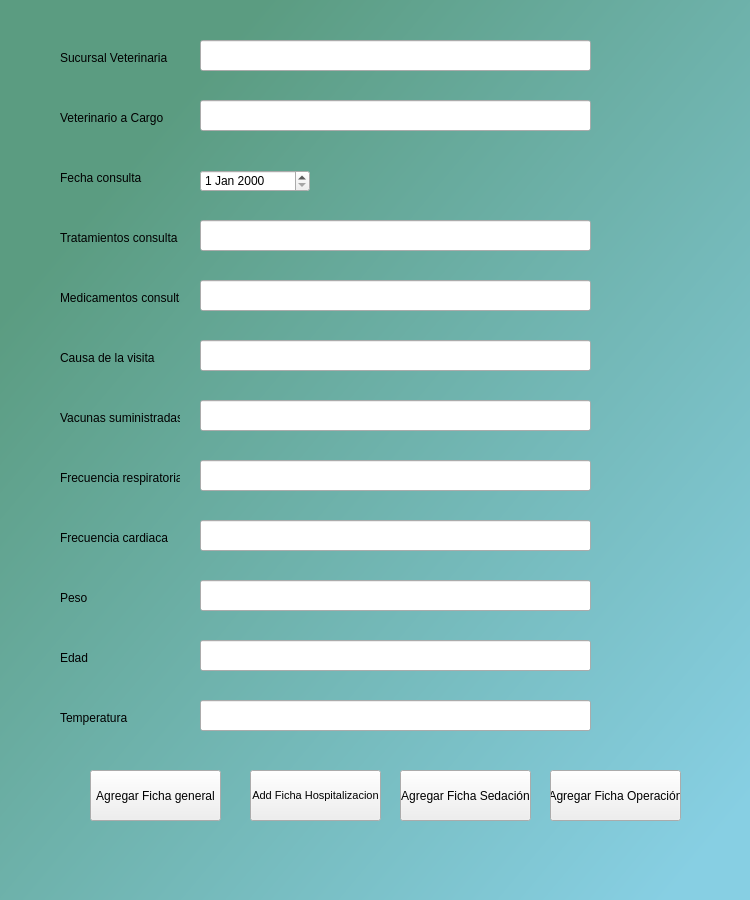
<?xml version="1.0" encoding="UTF-8"?>
<ui version="4.0">
 <class>MainWindow</class>
 <widget class="QMainWindow" name="MainWindow">
  <property name="geometry">
   <rect>
    <x>0</x>
    <y>0</y>
    <width>750</width>
    <height>900</height>
   </rect>
  </property>
  <property name="minimumSize">
   <size>
    <width>750</width>
    <height>900</height>
   </size>
  </property>
  <property name="maximumSize">
   <size>
    <width>750</width>
    <height>900</height>
   </size>
  </property>
  <property name="windowTitle">
   <string>MainWindow</string>
  </property>
  <property name="styleSheet">
   <string notr="true">QWidget#centralwidget{
background-color: qlineargradient(spread:pad, x1:0, y1:0, x2:1, y2:1, stop:0.176136 rgba(91, 156, 129, 255), stop:0.943182 rgba(135, 207, 227, 255));}</string>
  </property>
  <widget class="QWidget" name="centralwidget">
   <widget class="QLabel" name="label">
    <property name="geometry">
     <rect>
      <x>60</x>
      <y>40</y>
      <width>120</width>
      <height>35</height>
     </rect>
    </property>
    <property name="text">
     <string>Sucursal Veterinaria</string>
    </property>
   </widget>
   <widget class="QLabel" name="label_2">
    <property name="geometry">
     <rect>
      <x>60</x>
      <y>100</y>
      <width>120</width>
      <height>35</height>
     </rect>
    </property>
    <property name="text">
     <string>Veterinario a Cargo</string>
    </property>
   </widget>
   <widget class="QLabel" name="label_3">
    <property name="geometry">
     <rect>
      <x>60</x>
      <y>160</y>
      <width>120</width>
      <height>35</height>
     </rect>
    </property>
    <property name="text">
     <string>Fecha consulta</string>
    </property>
   </widget>
   <widget class="QLabel" name="label_4">
    <property name="geometry">
     <rect>
      <x>60</x>
      <y>220</y>
      <width>120</width>
      <height>35</height>
     </rect>
    </property>
    <property name="text">
     <string>Tratamientos consulta</string>
    </property>
   </widget>
   <widget class="QLabel" name="label_5">
    <property name="geometry">
     <rect>
      <x>60</x>
      <y>280</y>
      <width>120</width>
      <height>35</height>
     </rect>
    </property>
    <property name="text">
     <string>Medicamentos consulta</string>
    </property>
   </widget>
   <widget class="QLabel" name="label_6">
    <property name="geometry">
     <rect>
      <x>60</x>
      <y>400</y>
      <width>120</width>
      <height>35</height>
     </rect>
    </property>
    <property name="text">
     <string>Vacunas suministradas</string>
    </property>
   </widget>
   <widget class="QLabel" name="label_7">
    <property name="geometry">
     <rect>
      <x>60</x>
      <y>340</y>
      <width>120</width>
      <height>35</height>
     </rect>
    </property>
    <property name="text">
     <string>Causa de la visita</string>
    </property>
   </widget>
   <widget class="QLabel" name="label_8">
    <property name="geometry">
     <rect>
      <x>60</x>
      <y>460</y>
      <width>120</width>
      <height>35</height>
     </rect>
    </property>
    <property name="text">
     <string>Frecuencia respiratoria</string>
    </property>
   </widget>
   <widget class="QLabel" name="label_9">
    <property name="geometry">
     <rect>
      <x>60</x>
      <y>520</y>
      <width>120</width>
      <height>35</height>
     </rect>
    </property>
    <property name="text">
     <string>Frecuencia cardiaca</string>
    </property>
   </widget>
   <widget class="QLabel" name="label_10">
    <property name="geometry">
     <rect>
      <x>60</x>
      <y>580</y>
      <width>120</width>
      <height>35</height>
     </rect>
    </property>
    <property name="text">
     <string>Peso</string>
    </property>
   </widget>
   <widget class="QLineEdit" name="inputSucursal">
    <property name="geometry">
     <rect>
      <x>200</x>
      <y>40</y>
      <width>391</width>
      <height>31</height>
     </rect>
    </property>
    <property name="readOnly">
     <bool>false</bool>
    </property>
   </widget>
   <widget class="QLineEdit" name="inputVetCargo">
    <property name="geometry">
     <rect>
      <x>200</x>
      <y>100</y>
      <width>391</width>
      <height>31</height>
     </rect>
    </property>
   </widget>
   <widget class="QLineEdit" name="inputCausaVisita">
    <property name="geometry">
     <rect>
      <x>200</x>
      <y>340</y>
      <width>391</width>
      <height>31</height>
     </rect>
    </property>
   </widget>
   <widget class="QLineEdit" name="inputFrecRespiratoria">
    <property name="geometry">
     <rect>
      <x>200</x>
      <y>460</y>
      <width>391</width>
      <height>31</height>
     </rect>
    </property>
   </widget>
   <widget class="QLineEdit" name="inputFrecCardiaca">
    <property name="geometry">
     <rect>
      <x>200</x>
      <y>520</y>
      <width>391</width>
      <height>31</height>
     </rect>
    </property>
   </widget>
   <widget class="QLineEdit" name="inputPeso">
    <property name="geometry">
     <rect>
      <x>200</x>
      <y>580</y>
      <width>391</width>
      <height>31</height>
     </rect>
    </property>
   </widget>
   <widget class="QLabel" name="label_11">
    <property name="geometry">
     <rect>
      <x>60</x>
      <y>640</y>
      <width>120</width>
      <height>35</height>
     </rect>
    </property>
    <property name="text">
     <string>Edad</string>
    </property>
   </widget>
   <widget class="QLineEdit" name="inputEdad">
    <property name="geometry">
     <rect>
      <x>200</x>
      <y>640</y>
      <width>391</width>
      <height>31</height>
     </rect>
    </property>
   </widget>
   <widget class="QDateEdit" name="fechaConsulta">
    <property name="geometry">
     <rect>
      <x>200</x>
      <y>170</y>
      <width>110</width>
      <height>22</height>
     </rect>
    </property>
   </widget>
   <widget class="QLabel" name="label_12">
    <property name="geometry">
     <rect>
      <x>60</x>
      <y>700</y>
      <width>120</width>
      <height>35</height>
     </rect>
    </property>
    <property name="text">
     <string>Temperatura</string>
    </property>
   </widget>
   <widget class="QLineEdit" name="inputTemp">
    <property name="geometry">
     <rect>
      <x>200</x>
      <y>700</y>
      <width>391</width>
      <height>31</height>
     </rect>
    </property>
   </widget>
   <widget class="QPushButton" name="botonAgregarFicha">
    <property name="enabled">
     <bool>true</bool>
    </property>
    <property name="geometry">
     <rect>
      <x>90</x>
      <y>770</y>
      <width>131</width>
      <height>51</height>
     </rect>
    </property>
    <property name="inputMethodHints">
     <set>Qt::ImhNone</set>
    </property>
    <property name="text">
     <string>Agregar Ficha general</string>
    </property>
   </widget>
   <widget class="QPushButton" name="botonAgregarFichaHosp">
    <property name="enabled">
     <bool>true</bool>
    </property>
    <property name="geometry">
     <rect>
      <x>250</x>
      <y>770</y>
      <width>131</width>
      <height>51</height>
     </rect>
    </property>
    <property name="sizePolicy">
     <sizepolicy hsizetype="Preferred" vsizetype="Fixed">
      <horstretch>0</horstretch>
      <verstretch>0</verstretch>
     </sizepolicy>
    </property>
    <property name="baseSize">
     <size>
      <width>0</width>
      <height>0</height>
     </size>
    </property>
    <property name="font">
     <font>
      <pointsize>8</pointsize>
      <italic>false</italic>
      <underline>false</underline>
      <strikeout>false</strikeout>
      <stylestrategy>PreferDefault</stylestrategy>
     </font>
    </property>
    <property name="focusPolicy">
     <enum>Qt::StrongFocus</enum>
    </property>
    <property name="acceptDrops">
     <bool>false</bool>
    </property>
    <property name="toolTip">
     <string/>
    </property>
    <property name="text">
     <string>Add Ficha Hospitalizacion</string>
    </property>
    <property name="iconSize">
     <size>
      <width>16</width>
      <height>16</height>
     </size>
    </property>
   </widget>
   <widget class="QPushButton" name="botonAgregarFichaSedacion">
    <property name="geometry">
     <rect>
      <x>400</x>
      <y>770</y>
      <width>131</width>
      <height>51</height>
     </rect>
    </property>
    <property name="text">
     <string>Agregar Ficha Sedación</string>
    </property>
   </widget>
   <widget class="QPushButton" name="botonAgregarFichaOperacion">
    <property name="geometry">
     <rect>
      <x>550</x>
      <y>770</y>
      <width>131</width>
      <height>51</height>
     </rect>
    </property>
    <property name="text">
     <string>Agregar Ficha Operación</string>
    </property>
   </widget>
   <widget class="QWidget" name="contenedorBoton" native="true">
    <property name="geometry">
     <rect>
      <x>320</x>
      <y>840</y>
      <width>141</width>
      <height>51</height>
     </rect>
    </property>
   </widget>
   <widget class="QLineEdit" name="inputTratamientos">
    <property name="geometry">
     <rect>
      <x>200</x>
      <y>220</y>
      <width>391</width>
      <height>31</height>
     </rect>
    </property>
   </widget>
   <widget class="QLineEdit" name="inputMedicamentos">
    <property name="geometry">
     <rect>
      <x>200</x>
      <y>280</y>
      <width>391</width>
      <height>31</height>
     </rect>
    </property>
   </widget>
   <widget class="QLineEdit" name="inputVacunas">
    <property name="geometry">
     <rect>
      <x>200</x>
      <y>400</y>
      <width>391</width>
      <height>31</height>
     </rect>
    </property>
   </widget>
   <zorder>label</zorder>
   <zorder>label_2</zorder>
   <zorder>label_3</zorder>
   <zorder>label_4</zorder>
   <zorder>label_5</zorder>
   <zorder>label_6</zorder>
   <zorder>label_7</zorder>
   <zorder>label_8</zorder>
   <zorder>label_9</zorder>
   <zorder>label_10</zorder>
   <zorder>inputSucursal</zorder>
   <zorder>inputVetCargo</zorder>
   <zorder>inputCausaVisita</zorder>
   <zorder>inputFrecRespiratoria</zorder>
   <zorder>inputFrecCardiaca</zorder>
   <zorder>inputPeso</zorder>
   <zorder>label_11</zorder>
   <zorder>inputEdad</zorder>
   <zorder>fechaConsulta</zorder>
   <zorder>label_12</zorder>
   <zorder>inputTemp</zorder>
   <zorder>botonAgregarFicha</zorder>
   <zorder>botonAgregarFichaSedacion</zorder>
   <zorder>botonAgregarFichaOperacion</zorder>
   <zorder>botonAgregarFichaHosp</zorder>
   <zorder>contenedorBoton</zorder>
   <zorder>inputTratamientos</zorder>
   <zorder>inputMedicamentos</zorder>
   <zorder>inputVacunas</zorder>
  </widget>
 </widget>
 <resources/>
 <connections/>
</ui>
